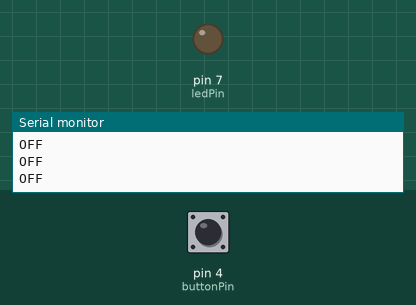
This sketch was run on a simulated Arduino Uno, built with avr-gcc and run on an emulated ATmega328P. On the bench: output pins drawn as LEDs (lit = HIGH), the last lines printed to the serial monitor. The inputs (shaded band) are chosen by the test bench; at power-on: pin 4 (buttonPin) LOW.

Above: at 1.2 s.
1.3 s: pin 4 (buttonPin) pulled HIGH for 0.15 s
At 2.3 s:
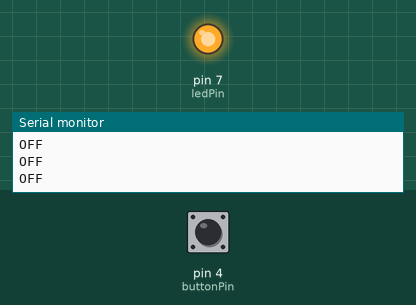
4.4 s: pin 4 (buttonPin) pulled HIGH for 3.2 s
At 9.0 s:
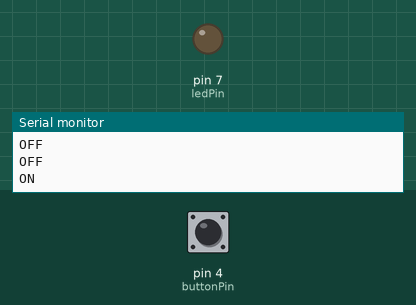
9.1 s: pin 4 (buttonPin) pulled HIGH for 1 s
At 10.5 s:
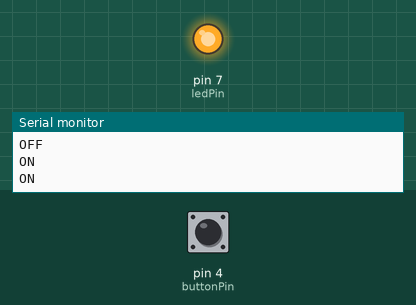
12.7 s: pin 4 (buttonPin) pulsed HIGH 2 times (0.12 s each, 0.3 s apart)
At 15.1 s:
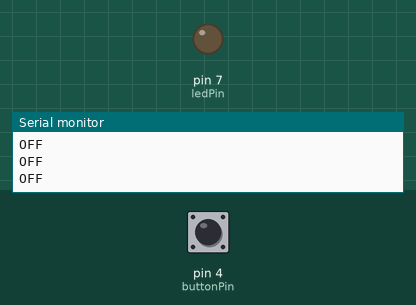
Timing chart, 0 to 16.6 s (numbered marks = the images above; inputs shaded):
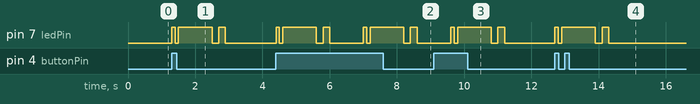

Measured:
- after the input at 1.3 s, pin 7 (ledPin): goes HIGH 0.10 s, LOW 0.10 s, HIGH 1.0 s, LOW 0.20 s, HIGH 0.20 s, then LOW, starting at once
- after the input at 4.4 s, pin 7 (ledPin): LOW → HIGH at once, → LOW 0.10 s later, → HIGH 0.10 s later, → LOW 1.0 s later, … (12 changes in this stretch)
- after the input at 9.1 s, pin 7 (ledPin): goes HIGH 0.10 s, LOW 0.10 s, HIGH 1.0 s, LOW 0.20 s, HIGH 0.20 s, then LOW, starting after 0.50 s
- after the input at 12.7 s, pin 7 (ledPin): goes HIGH 0.10 s, LOW 0.10 s, HIGH 1.0 s, LOW 0.20 s, HIGH 0.20 s, then LOW, starting at once

The sketch:

Blinking_of_led_when_the_button_is_pressed.ino
```cpp
int ledPin=7;
int buttonPin=4;
void setup()
{
  pinMode(ledPin, OUTPUT);
  pinMode(buttonPin,INPUT);
  Serial.begin(9600);
}

void loop()
{
  if(digitalRead(buttonPin)==HIGH){
    digitalWrite(ledPin,HIGH);
    delay(100);
    digitalWrite(ledPin,LOW);
    delay(100);
    digitalWrite(ledPin,HIGH);
    delay(1000);
    digitalWrite(ledPin,LOW);
    delay(200);
    digitalWrite(ledPin,HIGH);
    delay(200);
    digitalWrite(ledPin,LOW);
    delay(1000);
    Serial.println("ON");

  }else{
  digitalWrite(ledPin,LOW);
    Serial.println("OFF");
  }
}
```
